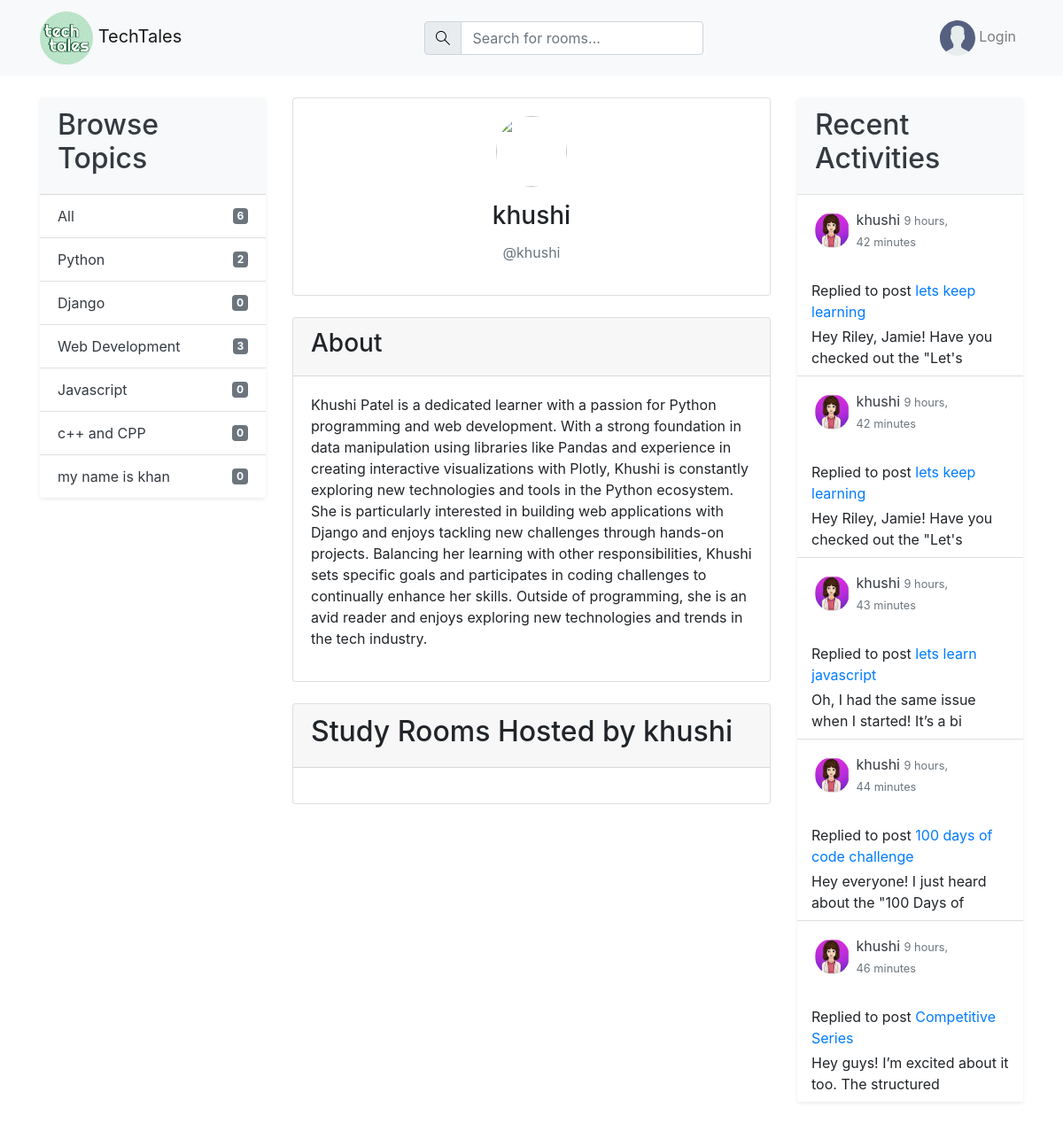
The page /profile/4/ on the database its author committed.
### base/models.py (models this page shows, shortened)
class Topic(models.Model):
    name=models.CharField(max_length=200)

class Bio(models.Model):
    user=models.OneToOneField(User,on_delete=models.CASCADE,null=True)
    avatar=models.ImageField(null=True,default='avatar.svg',blank=True)
    bio=models.TextField(null=True,blank=True)

class Message(models.Model):
    user=models.ForeignKey(User,on_delete=models.CASCADE)
    room=models.ForeignKey(Room,on_delete=models.CASCADE)
    body=models.TextField()
    modified=models.DateTimeField(auto_now=True)
    created=models.DateTimeField(auto_now_add=True)
    class Meta:
        ordering=['-modified','-created']
    def __str__(self):
        return self.body[:50]

class Room(models.Model):
    host=models.ForeignKey(User,on_delete=models.SET_NULL,null=True)
    topic=models.ForeignKey(Topic,on_delete=models.SET_NULL,null=True)
    name=models.CharField(max_length=200)
    desc=models.TextField(null=True,blank=True)
    participants=models.ManyToManyField(User,related_name='participants',blank=True)
    modified=models.DateTimeField(auto_now=True)
    created=models.DateTimeField(auto_now_add=True)
    class Meta:
        ordering=['-modified','-created']

### base/views.py (the view)
# urls.py: path('profile/<str:pk>/',views.userProfile,name='profile'),
def userProfile(request,pk):
    user=User.objects.get(id=int(pk))
    rooms=user.room_set.all()
    room_messages=user.message_set.all()
    topics=Topic.objects.all()
    context={
        'user':user,
        'rooms':rooms,
        'room_messages':room_messages,
        'topics':topics,
    }
    return render(request,'base/profile.html',context)

### base/templates/base/profile.html (shortened to what this page needs)
{% extends 'main.html' %}
{% block content %}
<main class="profile-page layout layout--3">
  <div class="container mt-4">
    <div class="row">
      <div class="col-md-3">
        {% include 'base/topics_component.html' %}
      </div>
      <div class="col-md-6">
        <div class="card mb-4">
          <div class="card-body text-center">
            <div class="profile-avatar mb-3">
              <div class="avatar avatar--large active mx-auto">
                <img src="{{ request.user.bio.avatar.url }}" alt="" class="img-fluid rounded-circle" style="width: 80px; height: 80px; object-fit: cover;">
              </div>
            </div>
            <h3 class="card-title">{{ user.username }}</h3>
            <p class="text-muted">@{{ user.username }}</p>
          </div>
        </div>
        <div class="card mb-4">
          <div class="card-header">
            <h3>About</h3>
          </div>
          <div class="card-body">
            <p>{{user.bio.bio}}
            </p>
          </div>
        </div>
        <div class="card">
          <div class="card-header">
            <h2>Study Rooms Hosted by {{ user.username }}</h2>
          </div>
          <div class="card-body">
          </div>
        </div>
      </div>
      <div class="col-md-3">
        {% include 'base/activity_component.html' %}
      </div>
    </div>
  </div>
</main>
{% endblock %}

### base/templates/base/topics_component.html
<div class="topics card mb-4 shadow-sm border-0">
  <div class="card-header bg-light text-dark">
    <h2>Browse Topics</h2>
  </div>
  <ul class="list-group list-group-flush">
    <li class="list-group-item bg-white">
      <a href="{% url 'home' %}" class="d-flex justify-content-between align-items-center text-dark text-decoration-none">
        All <span class="badge badge-secondary">{{topics.count}}</span>
      </a>
    </li>
    {% for topic in topics %}
    <li class="list-group-item bg-white">
      <a href="{% url 'home' %}?q={{topic.name}}" class="d-flex justify-content-between align-items-center text-dark text-decoration-none">
        {{topic.name}} <span class="badge badge-secondary">{{topic.room_set.all.count}}</span>
      </a>
    </li>
    {% endfor %}
  </ul>
</div>

### base/templates/base/activity_component.html (shortened to what this page needs)
<div class="activities card mb-4 shadow-sm border-0">
  <div class="card-header bg-light text-dark border-bottom">
    <h2>Recent Activities</h2>
  </div>
  <div class="list-group list-group-flush">
    {% for message in room_messages %}
    <div class="list-group-item d-flex justify-content-between align-items-start border-0 py-3">
      <a href="{% url 'profile' message.user.id %}" class="d-flex align-items-center text-dark text-decoration-none">
        <div class="avatar mr-2">
          <img src="{{ message.user.bio.avatar.url }}" alt="" class="img-fluid rounded-circle" style="width: 40px; height: 40px; object-fit: cover;">
        </div>
        <div>
          <p class="mb-0">{{ message.user.username }} <small class="text-muted">{{ message.created|timesince }}</small></p>
        </div>
      </a>
    </div>
    <div class="list-group-item px-3 py-2">
      <p class="mt-2 mb-1">Replied to post <a href="{% url 'room' message.room.id %}" class="text-primary">{{ message.room.name }}</a></p>
      <div>{{ message }}</div>
    </div>
    {% endfor %}
  </div>
</div>

### rows shown on the page
Topic: name "Python", room_set.all.count "2"
Topic: name "Django", room_set.all.count "0"
Topic: name "Web Development", room_set.all.count "3"
Topic: name "Javascript", room_set.all.count "0"
Topic: name "c++ and CPP", room_set.all.count "0"
Topic: name "my name is khan", room_set.all.count "0"
Message: user.bio.avatar (picture), user.username "khushi", created "9 hours, 42 minutes", room.name "lets keep learning", body "Hey Riley, Jamie! Have you checked out the \"Let's"
Message: user.bio.avatar (picture), user.username "khushi", created "9 hours, 42 minutes", room.name "lets keep learning", body "Hey Riley, Jamie! Have you checked out the \"Let's"
Message: user.bio.avatar (picture), user.username "khushi", created "9 hours, 43 minutes", room.name "lets learn javascript", body "Oh, I had the same issue when I started! It’s a bi"
Message: user.bio.avatar (picture), user.username "khushi", created "9 hours, 44 minutes", room.name "100 days of code challenge", body "Hey everyone! I just heard about the \"100 Days of"
Message: user.bio.avatar (picture), user.username "khushi", created "9 hours, 46 minutes", room.name "Competitive Series", body "Hey guys! I’m excited about it too. The structured"

### other values the page prints
{{ topics.count }} "6"
{{ user.username }} "khushi"
